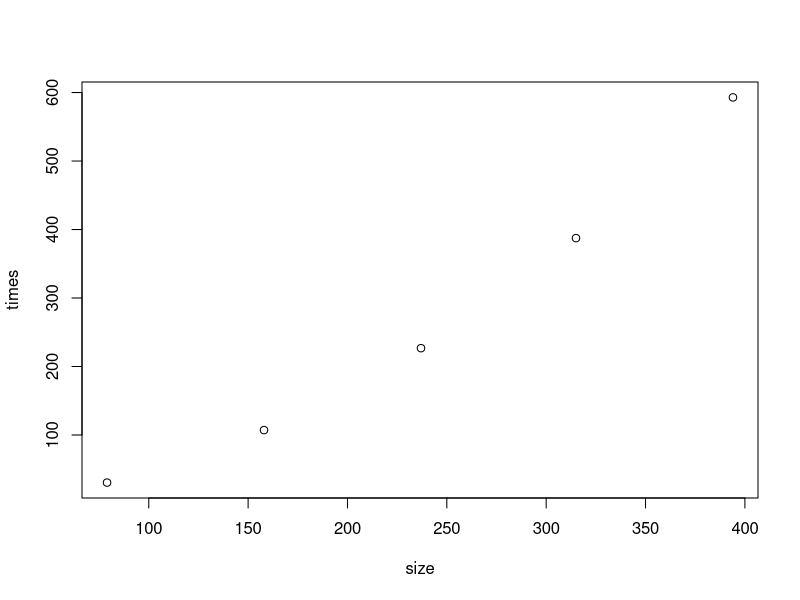
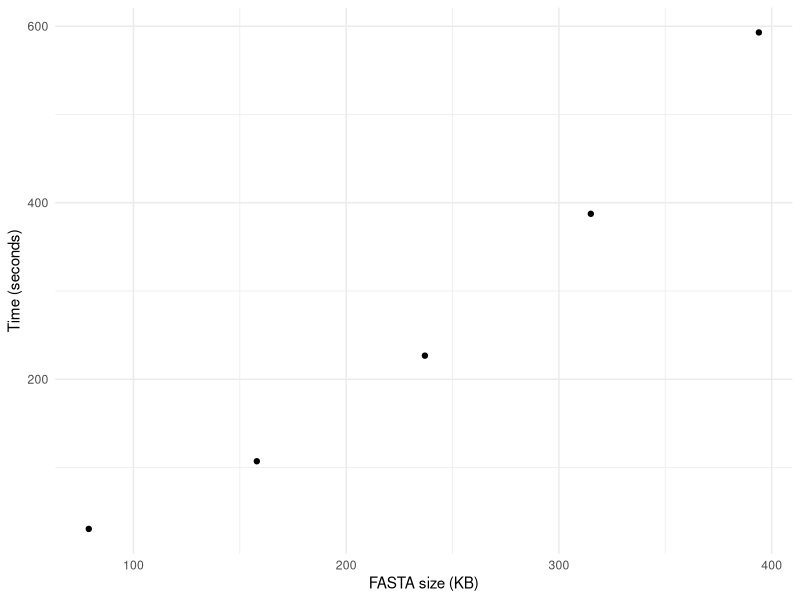

These figures' R source, in order:
## ---- chunk 1
library(ggplot2)
## ---- chunk 2
times = c(30.49, 107.15, 226.76, 387.46, 592.91)
size = c(79,158,237,315, 394)
plot(times ~ size)
## ---- chunk 3
time_data = data.frame(times, size)

ggplot(data = time_data, aes(x=size, y=times)) + geom_point() + theme_minimal() + labs(y = "Time (seconds)", x = "FASTA size (KB)") 
